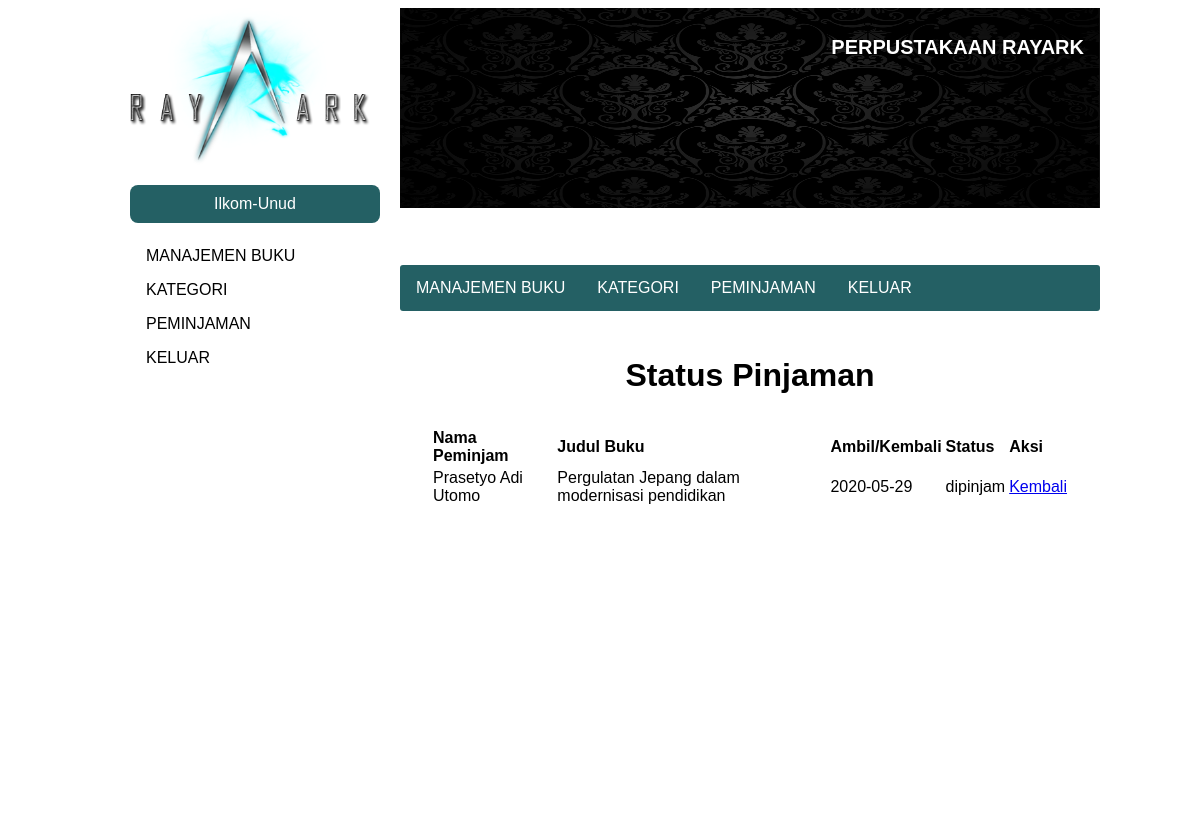
The page /peminjaman-admin.php (signed in) on the database its author committed.
### tables this page shows
CREATE TABLE `pinjaman` (
  `id_pinjam` int(11) NOT NULL,
  `id_buku` int(11) NOT NULL,
  `id_user` int(11) NOT NULL,
  `tgl_ambil` date NOT NULL,
  `tgl_kembali` date NOT NULL,
  `status` enum('mohon','dipinjam','dikembalikan','batal') NOT NULL DEFAULT 'mohon'
);

CREATE TABLE `user` (
  `id_user` int(11) NOT NULL,
  `user_name` varchar(100) NOT NULL,
  `email` varchar(255) NOT NULL,
  `password` varchar(256) NOT NULL,
  `role` enum('suadmin','user','admin','nonaktif') NOT NULL,
  `picture` varchar(255) NOT NULL
);

CREATE TABLE `buku` (
  `id_buku` int(11) NOT NULL,
  `judul` varchar(100) NOT NULL,
  `tahun` int(11) NOT NULL,
  `penulis` varchar(100) NOT NULL,
  `ISBN` varchar(13) NOT NULL,
  `pic` varchar(100) NOT NULL,
  `kategori` varchar(32) NOT NULL,
  `rak` int(11) NOT NULL,
  `stok` int(11) NOT NULL
);

### db-con.php (called while the page is built, shortened)
<?php
class database{
	var $host = "localhost";
	var $username = "root";
	var $password = "";
	var $database = "perpustakaan";
	function __construct(){
		$this->koneksi = mysqli_connect($this->host, $this->username, $this->password,$this->database);
	}
}
?>

### peminjaman-admin.php (the view, shortened to what this page needs)
<!DOCTYPE html>
<html lang="en">
<head>
    <?php include "style.php"; ?>
    <link rel="stylesheet" href="css/kontak.css">
</head>
<?php
$query = "SELECT * FROM pinjaman INNER JOIN buku INNER JOIN user WHERE pinjaman.id_buku=buku.id_buku AND pinjaman.id_user=user.id_user;"
?>
<body>
    <div id="main-content">
        <?php include 'header-sidebar.php';?>
        <div id="isi">
            <center>
                <h1 style="text-align: center;">Status Pinjaman</h1>
                <table style="text-align: left;padding:10px;width:100%;">
                    <tr>
                        <th>Nama Peminjam</th>
                        <th>Judul Buku</th>
                        <th>Ambil/Kembali</th>
                        <th>Status</th>
                        <th>Aksi</th>
                    </tr>
                    <?php
                    include_once("db-con.php");
                    $database = new database();
                    $result = mysqli_query($database->koneksi,$query);
                    while($pj = mysqli_fetch_assoc($result)){
                        echo "<tr>
                                <td>".$pj['user_name']."</td>
                                <td>".$pj['judul']."</td>";
                        if($pj['status']=='mohon'){
                            echo "<td>".$pj['tgl_ambil']."</td>";
                        }
                        elseif($pj['status']=='dipinjam'){
                            echo "<td>".$pj['tgl_kembali']."</td>";
                        }
                        echo "<td>".$pj['status']."</td>";
                        if($pj['status']=='mohon'){
                            echo "<td><a href=\"proses.php?id_pinjam=".$pj['id_pinjam']."&id_buku=".$pj['id_buku']."\">Proses</a>
                                    <a href=\"batal.php?id=".$pj['id_pinjam']."\">Batal</a></td>";
                        }
                        elseif($pj['status']=='dipinjam'){
                            echo "<td><a href=\"kembali.php?id_pinjam=".$pj['id_pinjam']."&id_buku=".$pj['id_buku']."\">Kembali</a></td>";
                        }
                        echo "</tr>";
                    }
                    ?>
                </table>
            </center>
        </div>
    </div>
</body>
</html>

### style.php (shortened to what this page needs)
<?php
if(!isset($_SESSION['role']))
{
    echo  "<link rel=\"stylesheet\" href=\"css/user.css\">";
}
else
    if($_SESSION['role'] == "suadmin")
        echo  "<link rel=\"stylesheet\" href=\"css/admin.css\">";
    else
        echo  "<link rel=\"stylesheet\" href=\"css/user.css\">";
?>

### header-sidebar.php (shortened to what this page needs)
<div id="atas">
    <img src="gambar/latar.jpg" alt="" style="height: 200px; width: 700px;">
    <p style="color: white; font-weight: bolder;">PERPUSTAKAAN RAYARK</p>
</div>
<div id="sidebar">
    <img src="gambar/Rayark.png" alt="" style="height: auto; width: 240px;">
    <div class="populer">
        <p><?php
        if(isset($_SESSION['is_login'])){
            if($_SESSION['role']=="user")
                echo $_SESSION['nama'];
            elseif($_SESSION['role']=="admin")
                echo $_SESSION['nama'];
            elseif($_SESSION['role']=="suadmin")
                echo "Super Admin";
        }
        else{
            echo "Selamat Datang!";
        }
        ?></p>
    </div>
    <ul>
    <?php
        if(isset($_SESSION['is_login'])){
            if($_SESSION['role'] == "user"){
                echo "<li><a href=\"index.php\">HOME</a></li>
                <li><a href=\"galeri.php\">GALERI</a></li>
                <li><a href=\"tentang.php\">TENTANG</a></li>
                <li><a href=\"kontak.php\">PROFIL</a></li>
                <li><a href=\"peminjaman-user.php\">AKTIVITAS</a></li>
                <li><a href=\"logout.php\">KELUAR</a></li>";
            }
            elseif($_SESSION['role'] == "admin"){
                echo "<li><a href=\"book-management.php\">MANAJEMEN BUKU</a></li>
                <li><a href=\"category.php\">KATEGORI</a></li>
                <li><a href=\"peminjaman-admin.php\">PEMINJAMAN</a></li>
                <li><a href=\"logout.php\">KELUAR</a></li>";
            }
            elseif($_SESSION['role'] == "suadmin"){
                echo "<li><a href=\"admin.php\">ADMIN</a></li>
                <li><a href=\"user.php\">USER</a></li>
                <li><a href=\"stok.php\">STOK</a></li>
                <li><a href=\"logout.php\">KELUAR</a></li>";
            }
        }
        ?>
    </ul>
</div>
<div id="menu">
    <ul>
    <?php
        if(isset($_SESSION['is_login'])){
            if($_SESSION['role'] == "user"){
                echo "<li><a href=\"index.php\">HOME</a></li>
                <li><a href=\"galeri.php\">GALERI</a></li>
                <li><a href=\"tentang.php\">TENTANG</a></li>
                <li><a href=\"kontak.php\">PROFIL</a></li>
                <li><a href=\"peminjaman-user.php\">AKTIVITAS</a></li>
                <li><a href=\"logout.php\">KELUAR</a></li>";
            }
            elseif($_SESSION['role'] == "admin"){
                echo "<li><a href=\"book-management.php\">MANAJEMEN BUKU</a></li>
                <li><a href=\"category.php\">KATEGORI</a></li>
                <li><a href=\"peminjaman-admin.php\">PEMINJAMAN</a></li>
                <li><a href=\"logout.php\">KELUAR</a></li>";
            }elseif($_SESSION['role'] == "suadmin"){
                echo "<br><center><span style='color:white;font-weight:bold;'>SUPER ADMIN AREA</span></center><br>";
            }
        }
        ?>
    </ul>
</div>

### css/user.css (style rules this page uses)
body { background-color: white; }
#menu ul { background-color: #246064; }
.populer { background-color: #246064; }

### css/kontak.css (style rules this page uses)
* { font-family: sans-serif; }
#main-content { margin: 0 auto; width: 1000px; height: auto; }
#atas { width: 700px; height: 250px; float: right; position: relative; }
#atas p { position: absolute; color: white; font-size: 20px; top: 8px; right: 16px; }
#sidebar { float: left; width: 300px; height:auto; }
#sidebar img { width: 300px; margin-left: 30px; }
#menu { margin-top: 7px; width: 700px; height:43px; float: right; }
#menu ul { border-radius: 3px; list-style-type: none; margin: 0; padding: 0; overflow: hidden; }
#menu li { float: left; }
#menu li a { display: block; color: white; text-align: center; padding: 14px 16px; text-decoration: none; }
#isi { margin-top: 8px; margin-bottom: 8px; padding: 20px; width: 660px; height: 450px; float: right; background: white; border-radius: 8px; }
.populer p { color: white; padding: 10px; text-align: center; }
#sidebar ul { border-radius: 8px; list-style-type: none; margin: 0; padding: 0; width: 250px; background-color: white; margin-left: 30px; }
#sidebar li a { display: block; color: #000; padding: 8px 16px; text-decoration: none; }
.populer { width: 250px; margin-left: 30px; border-radius: 8px; }

### rows shown on the page
pinjaman: id_user.user_name "Prasetyo Adi Utomo", id_buku.judul "Pergulatan Jepang dalam modernisasi pendidikan", tgl_kembali "2020-05-29", status "dipinjam"

### other values the page prints
$_SESSION['nama'] "Ilkom-Unud"
